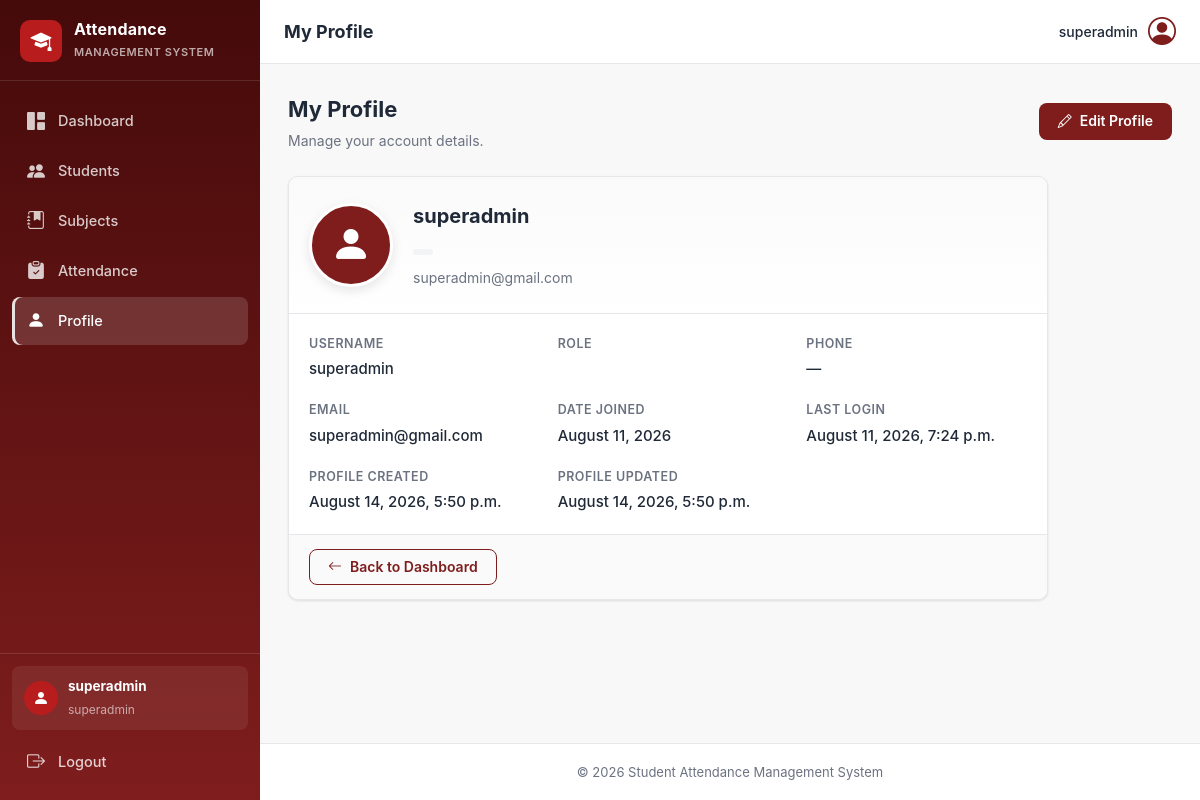
/accounts/profile/ (signed in), run on the app's committed database.
### accounts/models.py (models this page shows, shortened)
class Profile(models.Model):
    ROLE_CHOICES = (
        ('student', 'Student'),
        ('teacher', 'Teacher'),
        ('admin', 'Admin'),
    )
    user = models.OneToOneField(User, on_delete=models.CASCADE, related_name='profile')
    role = models.CharField(max_length=20, choices=ROLE_CHOICES)
    phone = models.CharField(max_length=20)
    profile_picture = models.ImageField(upload_to='profile_pictures/', blank=True, null=True)
    created_at = models.DateTimeField(auto_now_add=True)
    updated_at = models.DateTimeField(auto_now=True)

### accounts/views.py (the view)
# urls.py: path("profile/", views.profile_view, name="profile"),
@login_required
def profile_view(request):
    profile, _ = Profile.objects.get_or_create(
        user=request.user
    )
    return render(
        request,
        "accounts/profile.html",
        {"profile": profile},
    )

### templates/accounts/profile.html (shortened to what this page needs)
{% extends "base.html" %}
{% block page_title %}My Profile{% endblock %}
{% block content %}
<div class="page-head">
    <div>
        <h2 class="page-heading">My Profile</h2>
        <p class="page-heading-sub">Manage your account details.</p>
    </div>
    <div class="page-actions">
        <a href="{% url 'accounts:profile_edit' %}" class="btn btn-primary"><i class="bi bi-pencil"></i> Edit Profile</a>
    </div>
</div>
<section class="card profile-card">
    <div class="profile-header">
        {% if profile.profile_picture %}
            <img src="{{ profile.profile_picture.url }}" alt="Profile picture" class="profile-avatar">
        {% else %}
            <div class="profile-avatar profile-avatar-placeholder"><i class="bi bi-person-fill"></i></div>
        {% endif %}
        <div class="profile-heading">
            <h3>{{ user.get_full_name|default:user.username }}</h3>
            <span class="badge badge-{% if profile.role == 'admin' %}dark{% elif profile.role == 'teacher' %}maroon{% else %}neutral{% endif %}">
            </span>
            <p class="text-muted">{{ user.email|default:"No email address" }}</p>
        </div>
    </div>
    <div class="card-body">
        <dl class="detail-grid">
            <div>
                <dt>Username</dt>
                <dd>{{ user.username }}</dd>
            </div>
            <div>
                <dt>Role</dt>
            </div>
            <div>
                <dt>Phone</dt>
                <dd>{{ profile.phone|default:"—" }}</dd>
            </div>
            <div>
                <dt>Email</dt>
                <dd>{{ user.email|default:"—" }}</dd>
            </div>
            <div>
                <dt>Date Joined</dt>
                <dd>{{ user.date_joined|date:"F j, Y" }}</dd>
            </div>
            <div>
                <dt>Last Login</dt>
                <dd>{{ user.last_login|date:"F j, Y, g:i a"|default:"—" }}</dd>
            </div>
            <div>
                <dt>Profile Created</dt>
                <dd>{{ profile.created_at|date:"F j, Y, g:i a" }}</dd>
            </div>
            <div>
                <dt>Profile Updated</dt>
                <dd>{{ profile.updated_at|date:"F j, Y, g:i a" }}</dd>
            </div>
        </dl>
    </div>
    <div class="card-footer">
        <a href="{% url 'dashboard:dashboard' %}" class="btn btn-outline"><i class="bi bi-arrow-left"></i> Back to Dashboard</a>
    </div>
</section>
{% endblock %}

### templates/base.html (shortened to what this page needs)
{% load static %}
<!DOCTYPE html>
<html lang="en">
<head>
    <link rel="stylesheet" href="{% static 'css/style.css' %}">
    <link rel="stylesheet" href="https://cdn.jsdelivr.net/npm/bootstrap-icons@1.11.3/font/bootstrap-icons.min.css">
</head>
<body class="{% block body_class %}{% endblock %}">
    {% block body %}
    <div class="layout">
        <aside class="sidebar" id="sidebar">
            <div class="sidebar-brand">
                <span class="brand-icon"><i class="bi bi-mortarboard-fill"></i></span>
                <div class="brand-text">
                    <strong>Attendance</strong>
                    <small>Management System</small>
                </div>
            </div>
            <nav class="sidebar-nav" aria-label="Main navigation">
                <a href="{% url 'dashboard:dashboard' %}" class="nav-link {% if request.resolver_match.app_name == 'dashboard' %}active{% endif %}">
                    <i class="bi bi-grid-1x2-fill"></i><span>Dashboard</span>
                </a>
                <a href="{% url 'students:student_list' %}" class="nav-link {% if request.resolver_match.app_name == 'students' %}active{% endif %}">
                    <i class="bi bi-people-fill"></i><span>Students</span>
                </a>
                <a href="{% url 'subjects:subject_list' %}" class="nav-link {% if request.resolver_match.app_name == 'subjects' %}active{% endif %}">
                    <i class="bi bi-journal-bookmark-fill"></i><span>Subjects</span>
                </a>
                <a href="{% url 'attendance:attendance_list' %}" class="nav-link {% if request.resolver_match.app_name == 'attendance' %}active{% endif %}">
                    <i class="bi bi-clipboard-check-fill"></i><span>Attendance</span>
                </a>
                <a href="{% url 'accounts:profile' %}" class="nav-link {% if request.resolver_match.app_name == 'accounts' %}active{% endif %}">
                    <i class="bi bi-person-fill"></i><span>Profile</span>
                </a>
            </nav>
            <div class="sidebar-footer">
                <div class="sidebar-user">
                    <span class="user-avatar"><i class="bi bi-person-fill"></i></span>
                    <div class="sidebar-user-info">
                        <strong>{{ user.get_full_name|default:user.username }}</strong>
                        <small>{{ user.username }}</small>
                    </div>
                </div>
                <a href="{% url 'accounts:logout' %}" class="nav-link nav-link-logout">
                    <i class="bi bi-box-arrow-right"></i><span>Logout</span>
                </a>
            </div>
        </aside>
        <div class="main-wrapper">
            <header class="topbar">
                <h1 class="page-title">{% block page_title %}Dashboard{% endblock %}</h1>
                <div class="topbar-user">
                    <span class="topbar-user-name">{{ user.get_full_name|default:user.username }}</span>
                    <a href="{% url 'accounts:profile' %}" class="topbar-avatar" title="My Profile"><i class="bi bi-person-circle"></i></a>
                </div>
            </header>
            <main class="content">
                {% block content %}{% endblock %}
            </main>
            <footer class="footer">
                <span>&copy; 2026 Student Attendance Management System</span>
            </footer>
        </div>
    </div>
    {% endblock %}
</body>
</html>

### data on the page
Profile: phone "—", created_at "August 14, 2026, 5:50 p.m.", updated_at "August 14, 2026, 5:50 p.m."

### other printed values
{{ user.get_full_name|default:user.username }} "superadmin"
{{ user.username }} "superadmin"
{{ user.email|default:"No email address" }} "superadmin@gmail.com"
{{ user.email|default:"—" }} "superadmin@gmail.com"
{{ user.date_joined|date:"F j, Y" }} "August 11, 2026"
{{ user.last_login|date:"F j, Y, g:i a"|default:"—" }} "August 11, 2026, 7:24 p.m."
